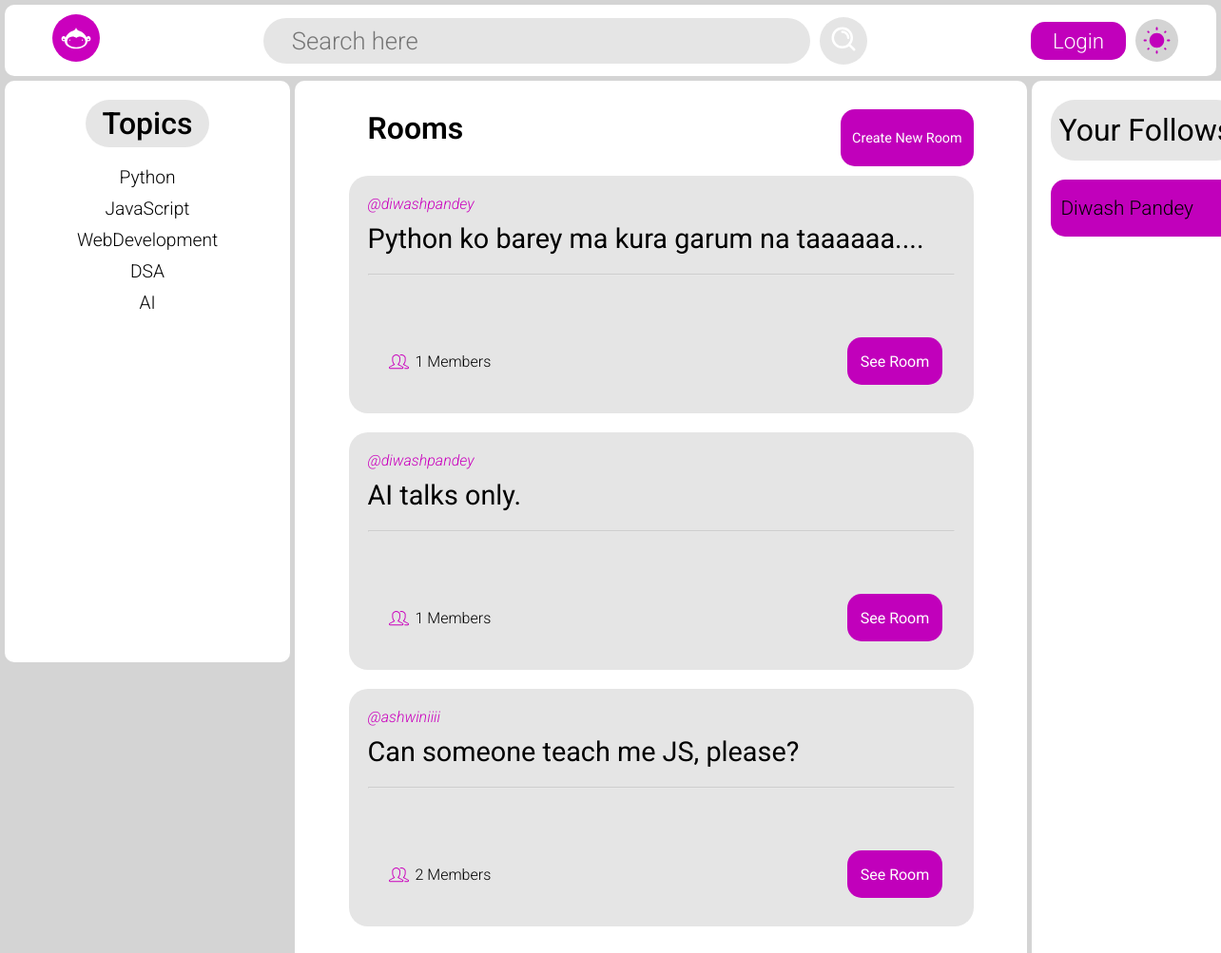
Before: / with the older database file.
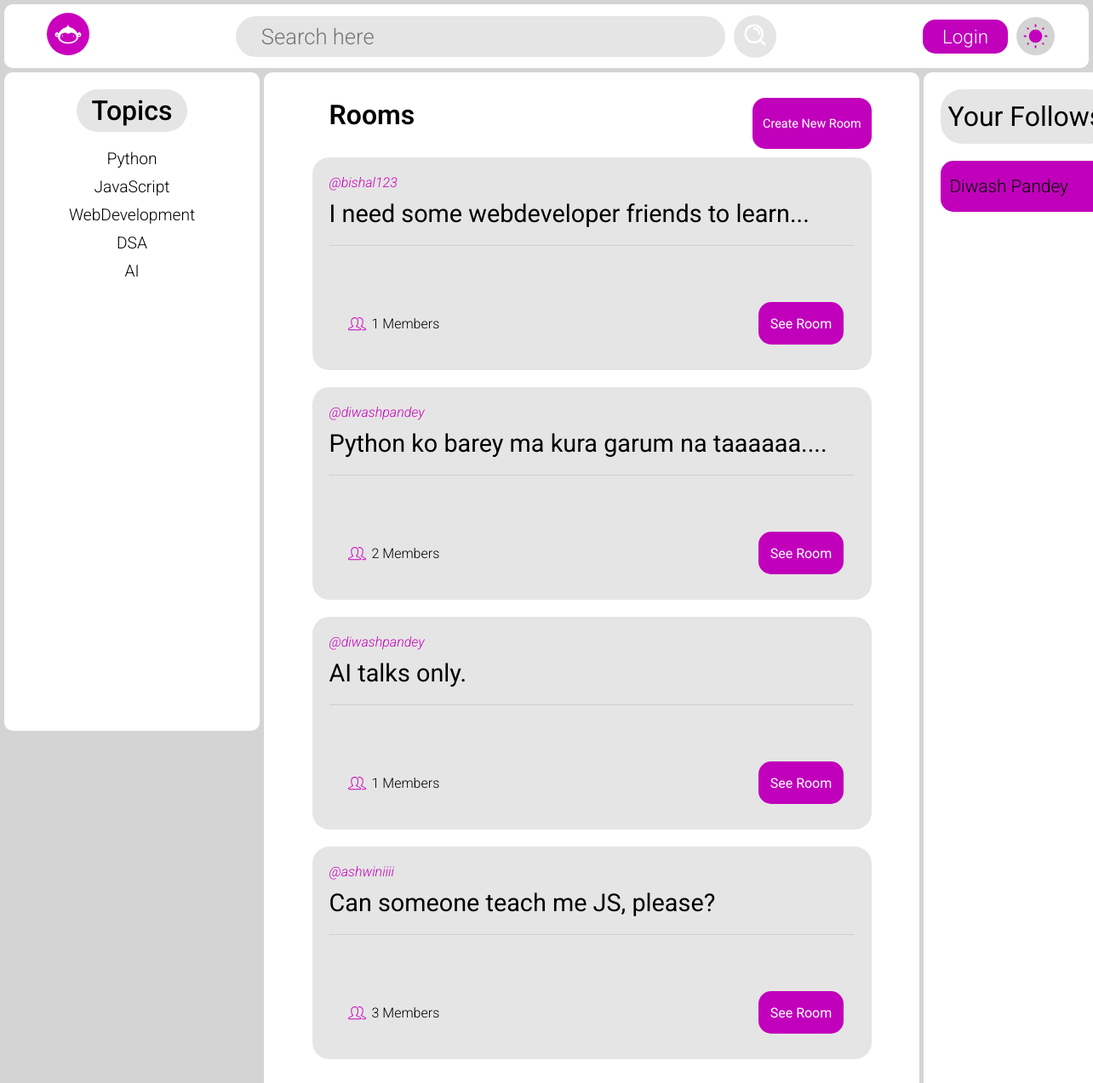
After: the same page with the newer database file.
### rooms/models.py (models this page shows, shortened)
class Topic(models.Model):
    topic = models.CharField(max_length = 40)

class Room(models.Model):
    topic = models.ForeignKey(Topic, on_delete = models.CASCADE)
    host = models.ForeignKey(User, on_delete = models.CASCADE, related_name="room_host")
    discription = models.TextField()
    members = models.ManyToManyField(User, related_name="room_members")

### accounts/models.py (models this page shows, shortened)
class UserAccount(AbstractUser):
    full_name = models.CharField(max_length=100, blank=True, null=True)
    profile_pic = models.ImageField(upload_to="profile_photo/", default="default_profile_photo.jpg")
    location = models.CharField(max_length = 256, blank=True)
    age = models.IntegerField(blank=True,  null=True)
    bio = models.TextField(blank=True, null=True)
    following = models.ManyToManyField('self', blank=True, related_name="followers", symmetrical=False)

### home/views.py (the view)
# urls.py: path('', views.gethomepage, name='homepage'),
def gethomepage(request):
    rooms = Room.objects.all().order_by("-id")
    topics = Topic.objects.all()
    return render(request, 'home/home.html', {"rooms":rooms, "topics":topics})

### home/templates/home/home.html (shortened to what this page needs)
{% extends 'base.html' %}
{% load static %}
{% block stylesheet %}
<link rel="stylesheet" href="{% static 'css/home.css' %}" />
{% endblock %}
{% block content %}
{% include "header_with_search.html" %}
<main>
  <div class="topics_box">
    <h2 class='center'>Topics</h2>
    <ul class="topics">
      {% for topic_name in topics %}
      <li>
        <a href="?={{ topic_name.topic }}">{{ topic_name.topic }}</a>
      </li>
      {% endfor %}
    </ul>
  </div>
  <div class="main_container">
    <div class="main_container_header">
      <h1>Rooms</h1>
      <a href="{% url 'createroompage' %}" class="create_room_button center">Create New Room</a>
    </div>
    {% for room in rooms %}
    <div class="room_card">
      <a href="{% url 'profilepage' %}?profile={{ room.host.username }}" class="room_host">@{{ room.host.username }}</a>
      <p class="room_discription">{{ room.discription }}</p>
      <hr />
      <div class="room_card_footer">
        <p class="room_member_count"><img src="{% static 'equipments/website_icons/homepage/members.svg' %}" alt="members icon" class="members_logo">{{ room.members.all.count }} Members</p>
        <a href="{% url 'roompage' room.id %}" class="see_room_button center"
          >See Room</a
        >
      </div>
    </div>
    {% endfor %}
  </div>
  <div class="friends_box">
    <h2 class="center">Your Follows</h2>
    <ul class="friends_list">
      <li class="friend">Diwash Pandey</li>
    </ul>
  </div>
</main>
{% endblock %}

Changed rows visible on the page:
added Room: host.username "bishal123", discription "I need some webdeveloper friends to learn...", members.all.count "1"
computed for Room "Python ko barey ma kura garum na taaaaaa....": members.all.count "1" → "2"
computed for Room "Can someone teach me JS, please?": members.all.count "2" → "3"
